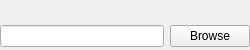
<?xml version="1.0" encoding="UTF-8"?>
<ui version="4.0">
 <class>TPathLineBrowse</class>
 <widget class="QWidget" name="TPathLineBrowse">
  <property name="geometry">
   <rect>
    <x>0</x>
    <y>0</y>
    <width>250</width>
    <height>50</height>
   </rect>
  </property>
  <property name="sizePolicy">
   <sizepolicy hsizetype="MinimumExpanding" vsizetype="Fixed">
    <horstretch>0</horstretch>
    <verstretch>0</verstretch>
   </sizepolicy>
  </property>
  <property name="minimumSize">
   <size>
    <width>250</width>
    <height>50</height>
   </size>
  </property>
  <property name="maximumSize">
   <size>
    <width>16777215</width>
    <height>50</height>
   </size>
  </property>
  <property name="focusPolicy">
   <enum>Qt::StrongFocus</enum>
  </property>
  <layout class="QVBoxLayout" name="layout">
   <property name="leftMargin">
    <number>0</number>
   </property>
   <property name="topMargin">
    <number>3</number>
   </property>
   <property name="rightMargin">
    <number>0</number>
   </property>
   <property name="bottomMargin">
    <number>3</number>
   </property>
   <item>
    <layout class="QHBoxLayout" name="upperLayout">
     <item>
      <widget class="QLabel" name="label">
       <property name="sizePolicy">
        <sizepolicy hsizetype="Preferred" vsizetype="Fixed">
         <horstretch>0</horstretch>
         <verstretch>0</verstretch>
        </sizepolicy>
       </property>
      </widget>
     </item>
     <item>
      <widget class="QLabel" name="statusLabel">
       <property name="alignment">
        <set>Qt::AlignRight|Qt::AlignTrailing|Qt::AlignVCenter</set>
       </property>
      </widget>
     </item>
     <item>
      <widget class="OkLabel" name="okLabel"/>
     </item>
    </layout>
   </item>
   <item>
    <layout class="QHBoxLayout" name="bottomLayout">
     <item>
      <widget class="QLineEdit" name="lineEdit">
       <property name="dragEnabled">
        <bool>true</bool>
       </property>
       <property name="clearButtonEnabled">
        <bool>true</bool>
       </property>
      </widget>
     </item>
     <item>
      <widget class="QPushButton" name="button">
       <property name="text">
        <string>Browse</string>
       </property>
      </widget>
     </item>
    </layout>
   </item>
  </layout>
 </widget>
 <customwidgets>
  <customwidget>
   <class>OkLabel</class>
   <extends>QLabel</extends>
   <header>OkLabel.h</header>
  </customwidget>
 </customwidgets>
 <tabstops>
  <tabstop>lineEdit</tabstop>
  <tabstop>button</tabstop>
 </tabstops>
 <resources/>
 <connections/>
</ui>
